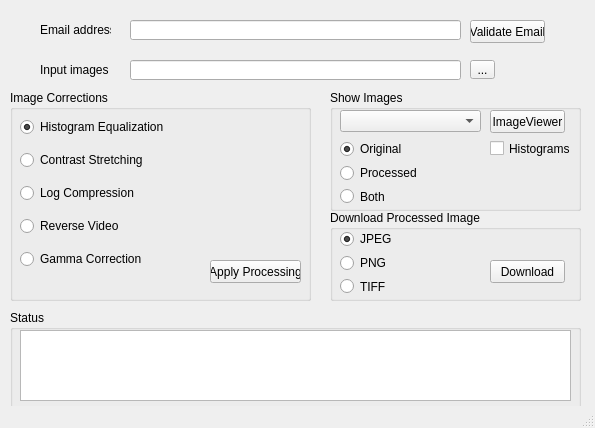
<?xml version="1.0" encoding="UTF-8"?>
<ui version="4.0">
 <class>MainWindow</class>
 <widget class="QMainWindow" name="MainWindow">
  <property name="geometry">
   <rect>
    <x>0</x>
    <y>0</y>
    <width>595</width>
    <height>428</height>
   </rect>
  </property>
  <property name="windowTitle">
   <string>MainWindow</string>
  </property>
  <widget class="QWidget" name="centralwidget">
   <widget class="QGroupBox" name="groupBox">
    <property name="geometry">
     <rect>
      <x>10</x>
      <y>90</y>
      <width>301</width>
      <height>211</height>
     </rect>
    </property>
    <property name="title">
     <string>Image Corrections</string>
    </property>
    <widget class="QWidget" name="verticalLayoutWidget">
     <property name="geometry">
      <rect>
       <x>10</x>
       <y>20</y>
       <width>171</width>
       <height>171</height>
      </rect>
     </property>
     <layout class="QVBoxLayout" name="verticalLayout">
      <item>
       <widget class="QRadioButton" name="radioButtonHist">
        <property name="text">
         <string>Histogram Equalization</string>
        </property>
        <property name="checked">
         <bool>true</bool>
        </property>
        <attribute name="buttonGroup">
         <string notr="true">buttonGroup</string>
        </attribute>
       </widget>
      </item>
      <item>
       <widget class="QRadioButton" name="radioButtonContrast">
        <property name="text">
         <string>Contrast Stretching</string>
        </property>
        <attribute name="buttonGroup">
         <string notr="true">buttonGroup</string>
        </attribute>
       </widget>
      </item>
      <item>
       <widget class="QRadioButton" name="radioButtonLog">
        <property name="text">
         <string>Log Compression</string>
        </property>
        <attribute name="buttonGroup">
         <string notr="true">buttonGroup</string>
        </attribute>
       </widget>
      </item>
      <item>
       <widget class="QRadioButton" name="radioButtonReverse">
        <property name="text">
         <string>Reverse Video</string>
        </property>
        <attribute name="buttonGroup">
         <string notr="true">buttonGroup</string>
        </attribute>
       </widget>
      </item>
      <item>
       <widget class="QRadioButton" name="radioButtonGamma">
        <property name="text">
         <string>Gamma Correction</string>
        </property>
        <attribute name="buttonGroup">
         <string notr="true">buttonGroup</string>
        </attribute>
       </widget>
      </item>
     </layout>
    </widget>
    <widget class="QPushButton" name="pushButtonApply">
     <property name="geometry">
      <rect>
       <x>200</x>
       <y>170</y>
       <width>91</width>
       <height>23</height>
      </rect>
     </property>
     <property name="text">
      <string>Apply Processing</string>
     </property>
    </widget>
   </widget>
   <widget class="QToolButton" name="toolButtonLoad">
    <property name="geometry">
     <rect>
      <x>470</x>
      <y>60</y>
      <width>25</width>
      <height>19</height>
     </rect>
    </property>
    <property name="text">
     <string>...</string>
    </property>
   </widget>
   <widget class="QLineEdit" name="lineEditLoad">
    <property name="geometry">
     <rect>
      <x>130</x>
      <y>60</y>
      <width>331</width>
      <height>20</height>
     </rect>
    </property>
   </widget>
   <widget class="QGroupBox" name="groupBox_2">
    <property name="geometry">
     <rect>
      <x>330</x>
      <y>90</y>
      <width>251</width>
      <height>121</height>
     </rect>
    </property>
    <property name="title">
     <string>Show Images</string>
    </property>
    <widget class="QPushButton" name="pushButtonImageViewer">
     <property name="geometry">
      <rect>
       <x>160</x>
       <y>20</y>
       <width>75</width>
       <height>23</height>
      </rect>
     </property>
     <property name="text">
      <string>ImageViewer</string>
     </property>
    </widget>
    <widget class="QWidget" name="verticalLayoutWidget_2">
     <property name="geometry">
      <rect>
       <x>10</x>
       <y>50</y>
       <width>131</width>
       <height>65</height>
      </rect>
     </property>
     <layout class="QVBoxLayout" name="verticalLayout_2">
      <item>
       <widget class="QRadioButton" name="radioButtonShowOriginal">
        <property name="text">
         <string>Original</string>
        </property>
        <property name="checked">
         <bool>true</bool>
        </property>
       </widget>
      </item>
      <item>
       <widget class="QRadioButton" name="radioButtonShowProcessed">
        <property name="text">
         <string>Processed</string>
        </property>
       </widget>
      </item>
      <item>
       <widget class="QRadioButton" name="radioButtonShowBoth">
        <property name="text">
         <string>Both</string>
        </property>
       </widget>
      </item>
     </layout>
    </widget>
    <widget class="QCheckBox" name="checkBoxShowHist">
     <property name="geometry">
      <rect>
       <x>160</x>
       <y>50</y>
       <width>91</width>
       <height>17</height>
      </rect>
     </property>
     <property name="text">
      <string>Histograms</string>
     </property>
    </widget>
    <widget class="QComboBox" name="comboBox">
     <property name="geometry">
      <rect>
       <x>10</x>
       <y>20</y>
       <width>141</width>
       <height>22</height>
      </rect>
     </property>
    </widget>
   </widget>
   <widget class="QGroupBox" name="groupBox_3">
    <property name="geometry">
     <rect>
      <x>330</x>
      <y>210</y>
      <width>251</width>
      <height>91</height>
     </rect>
    </property>
    <property name="title">
     <string>Download Processed Image</string>
    </property>
    <widget class="QWidget" name="verticalLayoutWidget_3">
     <property name="geometry">
      <rect>
       <x>10</x>
       <y>20</y>
       <width>131</width>
       <height>65</height>
      </rect>
     </property>
     <layout class="QVBoxLayout" name="verticalLayout_3">
      <item>
       <widget class="QRadioButton" name="radioButtonJPEG">
        <property name="text">
         <string>JPEG</string>
        </property>
        <property name="checked">
         <bool>true</bool>
        </property>
       </widget>
      </item>
      <item>
       <widget class="QRadioButton" name="radioButtonPNG">
        <property name="text">
         <string>PNG</string>
        </property>
       </widget>
      </item>
      <item>
       <widget class="QRadioButton" name="radioButtonTIFF">
        <property name="text">
         <string>TIFF</string>
        </property>
       </widget>
      </item>
     </layout>
    </widget>
    <widget class="QPushButton" name="pushButtonDonwload">
     <property name="geometry">
      <rect>
       <x>160</x>
       <y>50</y>
       <width>75</width>
       <height>23</height>
      </rect>
     </property>
     <property name="text">
      <string>Download</string>
     </property>
    </widget>
   </widget>
   <widget class="QLabel" name="label">
    <property name="geometry">
     <rect>
      <x>40</x>
      <y>60</y>
      <width>71</width>
      <height>20</height>
     </rect>
    </property>
    <property name="text">
     <string>Input images</string>
    </property>
   </widget>
   <widget class="QLineEdit" name="lineEditEmail">
    <property name="geometry">
     <rect>
      <x>130</x>
      <y>20</y>
      <width>331</width>
      <height>20</height>
     </rect>
    </property>
   </widget>
   <widget class="QLabel" name="label_2">
    <property name="geometry">
     <rect>
      <x>40</x>
      <y>20</y>
      <width>71</width>
      <height>20</height>
     </rect>
    </property>
    <property name="text">
     <string>Email address</string>
    </property>
   </widget>
   <widget class="QPushButton" name="pushButtonEmail">
    <property name="geometry">
     <rect>
      <x>470</x>
      <y>20</y>
      <width>75</width>
      <height>23</height>
     </rect>
    </property>
    <property name="text">
     <string>Validate Email</string>
    </property>
   </widget>
   <widget class="QGroupBox" name="groupBox_4">
    <property name="geometry">
     <rect>
      <x>10</x>
      <y>310</y>
      <width>571</width>
      <height>101</height>
     </rect>
    </property>
    <property name="title">
     <string>Status</string>
    </property>
    <widget class="QListWidget" name="listWidgetStatus">
     <property name="geometry">
      <rect>
       <x>10</x>
       <y>20</y>
       <width>551</width>
       <height>71</height>
      </rect>
     </property>
     <property name="cursor" stdset="0">
      <cursorShape>IBeamCursor</cursorShape>
     </property>
    </widget>
   </widget>
  </widget>
  <widget class="QMenuBar" name="menubar">
   <property name="geometry">
    <rect>
     <x>0</x>
     <y>0</y>
     <width>595</width>
     <height>21</height>
    </rect>
   </property>
  </widget>
  <widget class="QStatusBar" name="statusbar"/>
 </widget>
 <resources/>
 <connections/>
 <buttongroups>
  <buttongroup name="buttonGroup"/>
 </buttongroups>
</ui>
